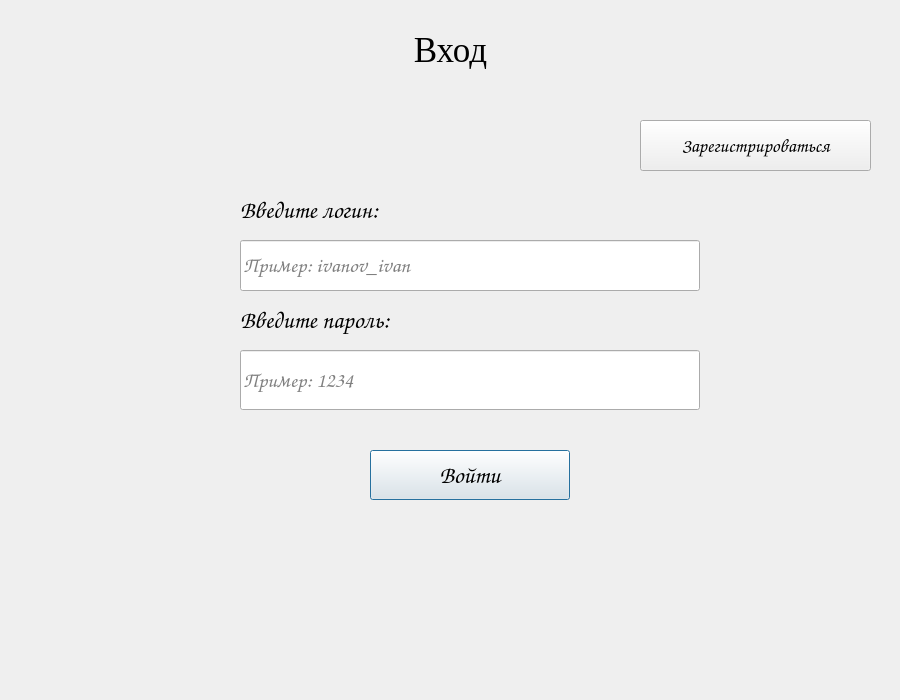
<?xml version="1.0" encoding="UTF-8"?>
<ui version="4.0">
 <class>authorizationWindow</class>
 <widget class="QDialog" name="authorizationWindow">
  <property name="geometry">
   <rect>
    <x>0</x>
    <y>0</y>
    <width>900</width>
    <height>700</height>
   </rect>
  </property>
  <property name="windowTitle">
   <string>Dialog</string>
  </property>
  <widget class="QLabel" name="startLabel">
   <property name="geometry">
    <rect>
     <x>0</x>
     <y>0</y>
     <width>901</width>
     <height>100</height>
    </rect>
   </property>
   <property name="font">
    <font>
     <family>Times New Roman</family>
     <pointsize>26</pointsize>
     <weight>50</weight>
     <italic>false</italic>
     <bold>false</bold>
    </font>
   </property>
   <property name="layoutDirection">
    <enum>Qt::LeftToRight</enum>
   </property>
   <property name="autoFillBackground">
    <bool>false</bool>
   </property>
   <property name="styleSheet">
    <string notr="true"/>
   </property>
   <property name="text">
    <string>Вход</string>
   </property>
   <property name="alignment">
    <set>Qt::AlignCenter</set>
   </property>
   <property name="wordWrap">
    <bool>false</bool>
   </property>
  </widget>
  <widget class="QLabel" name="loginLabel">
   <property name="geometry">
    <rect>
     <x>240</x>
     <y>180</y>
     <width>380</width>
     <height>60</height>
    </rect>
   </property>
   <property name="font">
    <font>
     <family>Comic Sans MS</family>
     <pointsize>18</pointsize>
     <weight>50</weight>
     <italic>false</italic>
     <bold>false</bold>
    </font>
   </property>
   <property name="layoutDirection">
    <enum>Qt::LeftToRight</enum>
   </property>
   <property name="autoFillBackground">
    <bool>false</bool>
   </property>
   <property name="styleSheet">
    <string notr="true"/>
   </property>
   <property name="text">
    <string>Введите логин:</string>
   </property>
   <property name="alignment">
    <set>Qt::AlignLeading|Qt::AlignLeft|Qt::AlignVCenter</set>
   </property>
   <property name="wordWrap">
    <bool>false</bool>
   </property>
  </widget>
  <widget class="QLabel" name="passLabel">
   <property name="geometry">
    <rect>
     <x>240</x>
     <y>290</y>
     <width>380</width>
     <height>60</height>
    </rect>
   </property>
   <property name="font">
    <font>
     <family>Comic Sans MS</family>
     <pointsize>18</pointsize>
     <weight>50</weight>
     <italic>false</italic>
     <bold>false</bold>
    </font>
   </property>
   <property name="layoutDirection">
    <enum>Qt::LeftToRight</enum>
   </property>
   <property name="autoFillBackground">
    <bool>false</bool>
   </property>
   <property name="styleSheet">
    <string notr="true"/>
   </property>
   <property name="text">
    <string>Введите пароль:</string>
   </property>
   <property name="alignment">
    <set>Qt::AlignLeading|Qt::AlignLeft|Qt::AlignVCenter</set>
   </property>
   <property name="wordWrap">
    <bool>false</bool>
   </property>
  </widget>
  <widget class="QLineEdit" name="loginLineEdit">
   <property name="geometry">
    <rect>
     <x>240</x>
     <y>240</y>
     <width>460</width>
     <height>51</height>
    </rect>
   </property>
   <property name="font">
    <font>
     <family>Comic Sans MS</family>
     <pointsize>16</pointsize>
    </font>
   </property>
   <property name="cursor">
    <cursorShape>IBeamCursor</cursorShape>
   </property>
   <property name="tabletTracking">
    <bool>true</bool>
   </property>
   <property name="styleSheet">
    <string notr="true">border-color: rgb(0, 85, 0);</string>
   </property>
   <property name="echoMode">
    <enum>QLineEdit::Normal</enum>
   </property>
   <property name="placeholderText">
    <string>Пример: ivanov_ivan</string>
   </property>
  </widget>
  <widget class="QLineEdit" name="passwordLineEdit">
   <property name="geometry">
    <rect>
     <x>240</x>
     <y>350</y>
     <width>460</width>
     <height>60</height>
    </rect>
   </property>
   <property name="font">
    <font>
     <family>Comic Sans MS</family>
     <pointsize>16</pointsize>
    </font>
   </property>
   <property name="cursor">
    <cursorShape>IBeamCursor</cursorShape>
   </property>
   <property name="tabletTracking">
    <bool>true</bool>
   </property>
   <property name="styleSheet">
    <string notr="true">border-color: rgb(0, 85, 0);</string>
   </property>
   <property name="echoMode">
    <enum>QLineEdit::Password</enum>
   </property>
   <property name="placeholderText">
    <string>Пример: 1234</string>
   </property>
  </widget>
  <widget class="QPushButton" name="inputButton">
   <property name="geometry">
    <rect>
     <x>370</x>
     <y>450</y>
     <width>200</width>
     <height>50</height>
    </rect>
   </property>
   <property name="font">
    <font>
     <family>Comic Sans MS</family>
     <pointsize>18</pointsize>
     <weight>75</weight>
     <bold>true</bold>
    </font>
   </property>
   <property name="styleSheet">
    <string notr="true"/>
   </property>
   <property name="text">
    <string>Войти</string>
   </property>
   <property name="default">
    <bool>false</bool>
   </property>
   <property name="flat">
    <bool>false</bool>
   </property>
  </widget>
  <widget class="QPushButton" name="registrationInputButton">
   <property name="geometry">
    <rect>
     <x>640</x>
     <y>120</y>
     <width>231</width>
     <height>51</height>
    </rect>
   </property>
   <property name="font">
    <font>
     <family>Comic Sans MS</family>
     <pointsize>14</pointsize>
     <weight>50</weight>
     <bold>false</bold>
    </font>
   </property>
   <property name="styleSheet">
    <string notr="true"/>
   </property>
   <property name="text">
    <string>Зарегистрироваться</string>
   </property>
   <property name="default">
    <bool>false</bool>
   </property>
   <property name="flat">
    <bool>false</bool>
   </property>
  </widget>
 </widget>
 <resources/>
 <connections/>
</ui>
